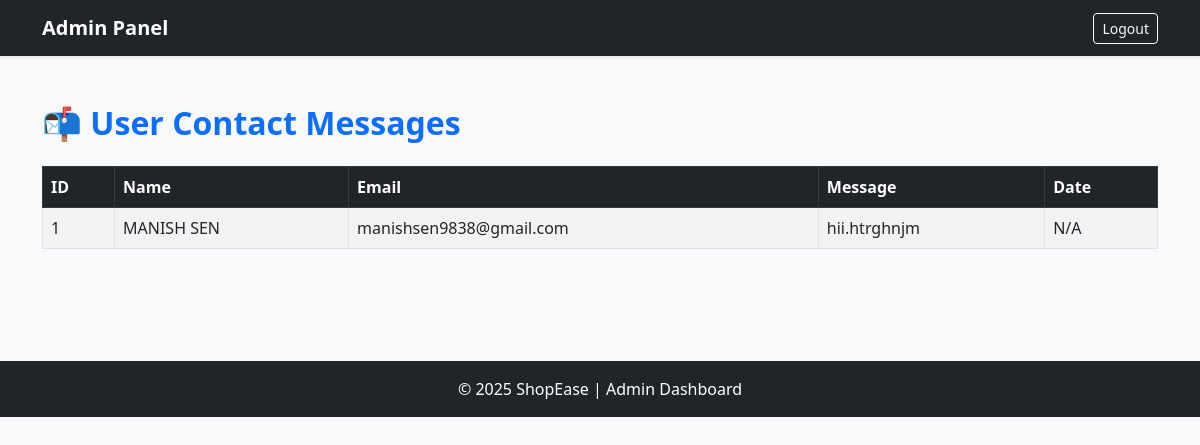
/admin_contacts (signed in), run on an earlier commit of the app's database.
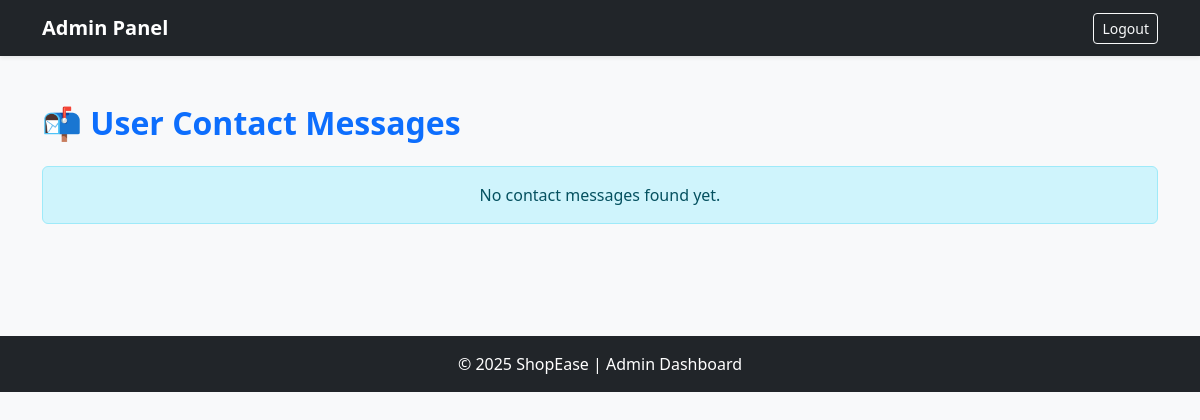
And on a later commit of the database.
### tables this page shows
CREATE TABLE contact_messages (
                id INTEGER PRIMARY KEY AUTOINCREMENT,
                name TEXT,
                email TEXT,
                message TEXT,
                created_at TIMESTAMP DEFAULT CURRENT_TIMESTAMP
            );

### app.py (the view)
@app.route('/admin_contacts')
def admin_contacts():
    if 'admin' not in session:
        flash("⚠️ Please login as admin to access contact messages.")
        return redirect(url_for('admin_login'))
    conn = sqlite3.connect("database.db")
    conn.row_factory = sqlite3.Row
    cur = conn.cursor()
    cur.execute("SELECT * FROM contact_messages ORDER BY id DESC")
    messages = cur.fetchall()
    conn.close()
    return render_template("admin_contacts.html", messages=messages)

### templates/admin_contacts.html (shortened to what this page needs)
<!DOCTYPE html>
<html lang="en">
<head>
  <link href="https://cdn.jsdelivr.net/npm/bootstrap@5.3.0/dist/css/bootstrap.min.css" rel="stylesheet">
  <link href="https://cdn.jsdelivr.net/npm/bootstrap-icons@1.11.1/font/bootstrap-icons.css" rel="stylesheet">
</head>
<body class="bg-light">
<nav class="navbar navbar-expand-lg navbar-dark bg-dark shadow-sm">
  <div class="container">
    <a class="navbar-brand fw-bold text-white" href="/admin_dashboard">Admin Panel</a>
    <a href="/logout" class="btn btn-outline-light btn-sm">Logout</a>
  </div>
</nav>
<div class="container py-5">
  <h2 class="fw-bold text-primary mb-4">📬 User Contact Messages</h2>
  {% if messages %}
  <div class="table-responsive">
    <table class="table table-bordered table-striped align-middle">
      <thead class="table-dark">
        <tr>
          <th>ID</th>
          <th>Name</th>
          <th>Email</th>
          <th>Message</th>
          <th>Date</th>
        </tr>
      </thead>
      <tbody>
        {% for msg in messages %}
        <tr>
          <td>{{ msg['id'] }}</td>
          <td>{{ msg['name'] }}</td>
          <td>{{ msg['email'] }}</td>
          <td>{{ msg['message'] }}</td>
          <td>{{ msg['created_at'] if msg['created_at'] else "N/A" }}</td>
        </tr>
        {% endfor %}
      </tbody>
    </table>
  </div>
  {% else %}
  <div class="alert alert-info text-center">No contact messages found yet.</div>
  {% endif %}
</div>
<footer class="bg-dark text-white text-center py-3 mt-5">
  <p class="mb-0">© 2025 ShopEase | Admin Dashboard</p>
</footer>
</body>
</html>

What changed in the data, as far as the page shows it:
removed contact_messages: id "1", name "MANISH SEN", email "manishsen9838@gmail.com", message "hii.htrghnjm", msg "N/A"
Also different on the page:
text no longer shown: "ID Name Email Message Date"
text now shown: "No contact messages found yet."
